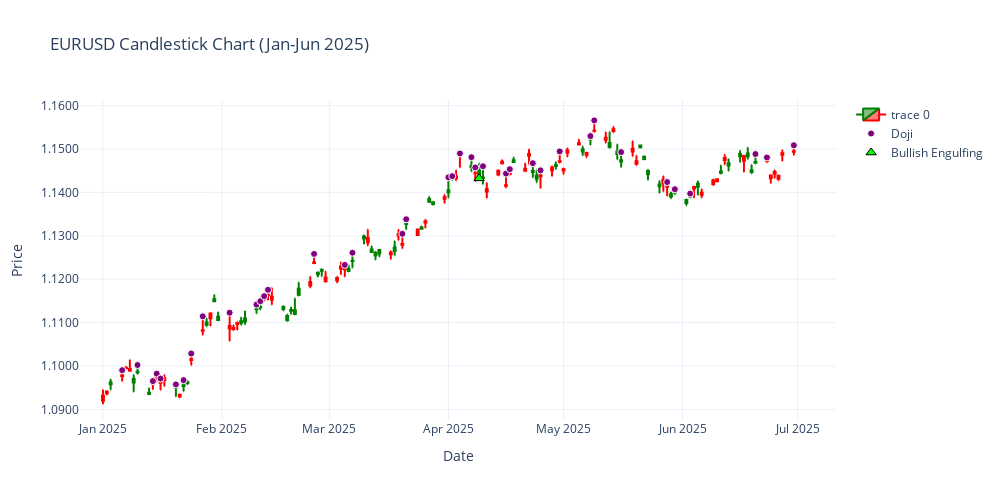

The cell this chart's notebook holds for it:
### Code cell
engulfing_dates = df[df['Bullish_Engulfing']].index     # engulfing_dates is an array of dates on which a bullish‑engulfing candle occurs.

engulfing_lows = df[df['Bullish_Engulfing']]['Low'] - 0.0005  # WHy - 0.0005? Subtracting  a small offset so the triangle marker 
                                                             # sits just below the wick,  preventing overlap with the candle graphic.

fig.add_trace(go.Scatter(
    x=engulfing_dates,
    y=engulfing_lows,
    mode='markers',
    marker=dict(
        color='lime',
        size=9,
        symbol='triangle-up',
        line=dict(width=1, color='black')
    ),
    name='Bullish Engulfing'
))

### Figure 1 — Plotly figure (JSON) as saved in the notebook; plotly's stock layout.template omitted (floating-point values rounded to 4 significant figures; data arrays with more than 128 entries replaced by an {"elided": "..."} marker saying what was removed)
{"data": [{"close": {"elided": "129 float values"}, "decreasing": {"line": {"color": "red"}}, "high": {"elided": "129 float values"}, "increasing": {"line": {"color": "green"}}, "low": {"elided": "129 float values"}, "open": {"elided": "129 float values"}, "type": "candlestick", "whiskerwidth": 0.3, "x": {"elided": "129 str values"}}, {"marker": {"color": "purple", "line": {"color": "white", "width": 1}, "size": 7, "symbol": "circle"}, "mode": "markers", "name": "Doji", "type": "scatter", "x": ["2025-01-06T00:00:00", "2025-01-10T00:00:00", "2025-01-14T00:00:00", "2025-01-15T00:00:00", "2025-01-16T00:00:00", "2025-01-20T00:00:00", "2025-01-22T00:00:00", "2025-01-24T00:00:00", "2025-01-27T00:00:00", "2025-02-03T00:00:00", "2025-02-10T00:00:00", "2025-02-11T00:00:00", "2025-02-12T00:00:00", "2025-02-13T00:00:00", "2025-02-25T00:00:00", "2025-03-05T00:00:00", "2025-03-07T00:00:00", "2025-03-20T00:00:00", "2025-03-21T00:00:00", "2025-04-01T00:00:00", "2025-04-02T00:00:00", "2025-04-04T00:00:00", "2025-04-07T00:00:00", "2025-04-08T00:00:00", "2025-04-10T00:00:00", "2025-04-16T00:00:00", "2025-04-17T00:00:00", "2025-04-23T00:00:00", "2025-04-25T00:00:00", "2025-04-30T00:00:00", "2025-05-08T00:00:00", "2025-05-09T00:00:00", "2025-05-16T00:00:00", "2025-05-28T00:00:00", "2025-05-30T00:00:00", "2025-06-03T00:00:00", "2025-06-20T00:00:00", "2025-06-23T00:00:00", "2025-06-30T00:00:00"], "y": [1.099, 1.1, 1.097, 1.098, 1.097, 1.096, 1.097, 1.103, 1.111, 1.112, 1.114, 1.115, 1.116, 1.118, 1.126, 1.123, 1.126, 1.13, 1.134, 1.143, 1.144, 1.149, 1.148, 1.146, 1.146, 1.144, 1.145, 1.147, 1.145, 1.149, 1.153, 1.157, 1.149, 1.142, 1.141, 1.14, 1.149, 1.148, 1.151]}, {"marker": {"color": "lime", "line": {"color": "black", "width": 1}, "size": 9, "symbol": "triangle-up"}, "mode": "markers", "name": "Bullish Engulfing", "type": "scatter", "x": ["2025-04-09T00:00:00"], "y": [1.143]}], "layout": {"height": 500, "title": {"text": "EURUSD Candlestick Chart (Jan-Jun 2025)"}, "width": 1000, "xaxis": {"autorange": true, "range": ["2024-12-25 23:56:22.1958", "2025-07-11 00:03:37.8042"], "rangeslider": {"visible": false, "yaxis": {}}, "title": {"text": "Date"}, "type": "date"}, "yaxis": {"autorange": true, "range": [1.088, 1.161], "tickformat": ".4f", "title": {"text": "Price"}, "type": "linear"}}}
